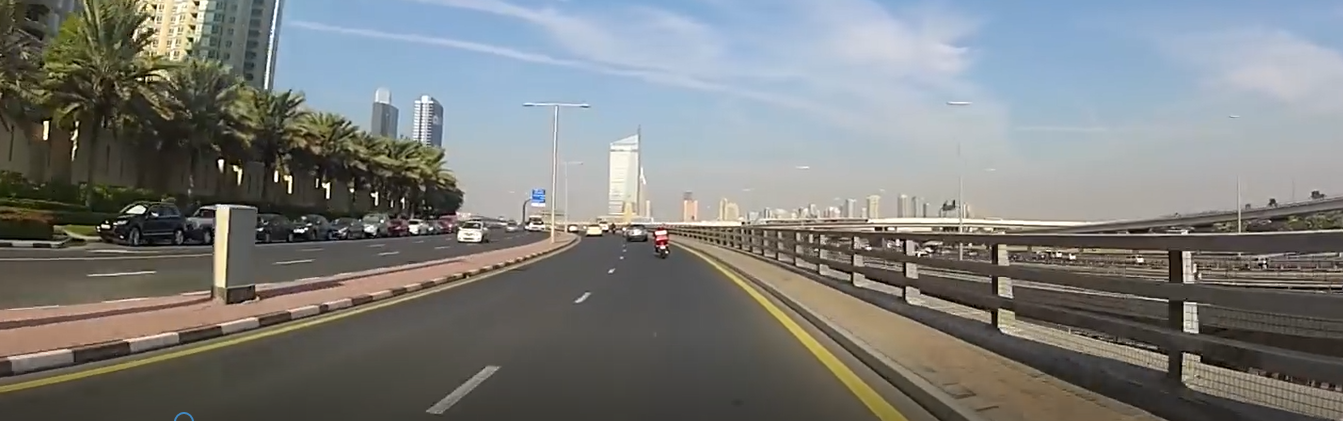
#> input picture img_Finding_lane/lane.png, 1343 x 421 px, found by its file name
$ jupyter execute Video_Finding_lane.ipynb   (text cells are left out)
#> lines starting #> are read from the running program, lines starting #| are printed output that depends on the picture; after the words box and inside, x2 and y2 are one past the last pixel; in counts of white or black regions, pixels touching at a corner belong together; pictures that were not available may be replaced by others from this repository, and a replacement may not be noted
[cell 1]
import cv2
import pandas as pd
import numpy as np
import os
import matplotlib.pyplot as plt

[cell 2]
lane_img = cv2.imread('lane.png',-1)
#> lane_img is the input picture: shape (421, 1343, 3); mean B, G, R 122.8, 124.9, 123.2
lane_img = cv2.resize(lane_img,(1500,800))
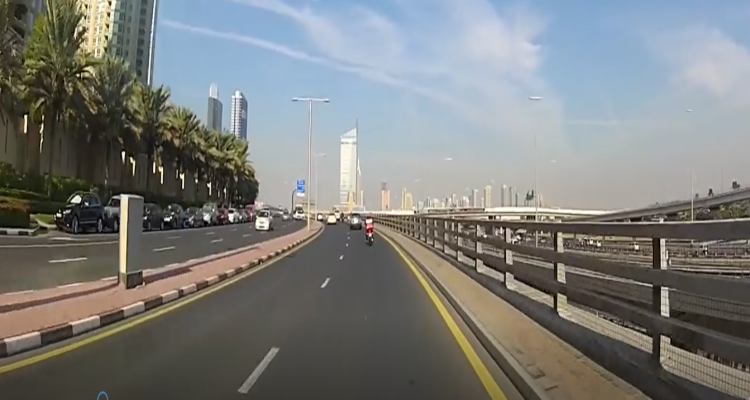
#> lane_img: shape (800, 1500, 3) (shown at 1/2 size); mean B, G, R 122.7, 124.8, 123.1
blur = cv2.GaussianBlur(lane_img,(5,5),0)
hsv = cv2.cvtColor(blur,cv2.COLOR_BGR2HSV)
#> hsv: shape (800, 1500, 3); mean H, S, V 49.3, 48.8, 135.5
low_yellow = np.array([15,90,140])
high_yellow = np.array([50,160,255])
mask = cv2.inRange(hsv,low_yellow,high_yellow)
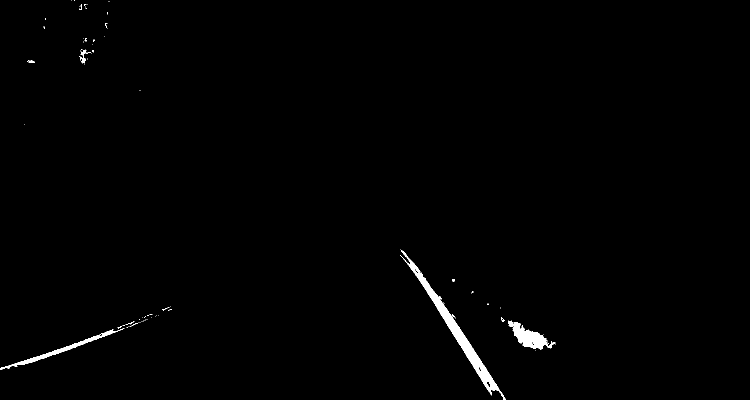
#> mask: shape (800, 1500) (shown at 1/2 size); 0.78% white; 73 white regions (63 under 20 px), largest, box (x1, y1, x2, y2) and area: (800, 499, 1012, 800) 5125, (1016, 641, 1111, 699) 2081, (0, 657, 249, 739) 1600
canny = cv2.Canny(mask,50,150)
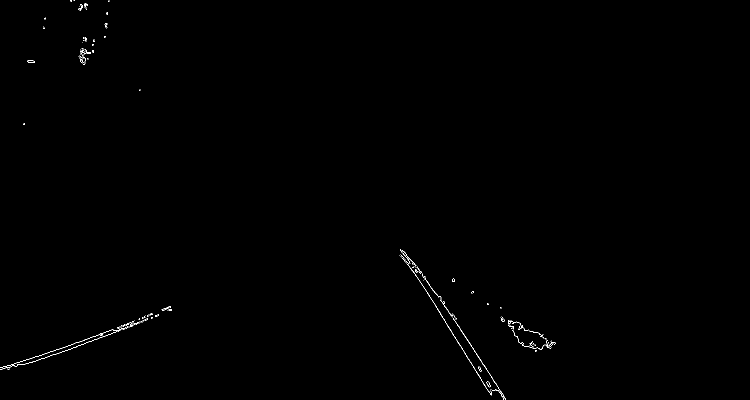
#> canny: shape (800, 1500) (shown at 1/2 size); 0.21% white in thin lines or dots, all inside (x1, y1, x2, y2) = (0, 0, 1111, 800)

roi_mask = np.zeros(canny.shape,dtype=np.uint8)
ROI = np.array([[(0,800),(1400,800),(1400,350),(0,350)]])
cv2.fillPoly(roi_mask,ROI,255)
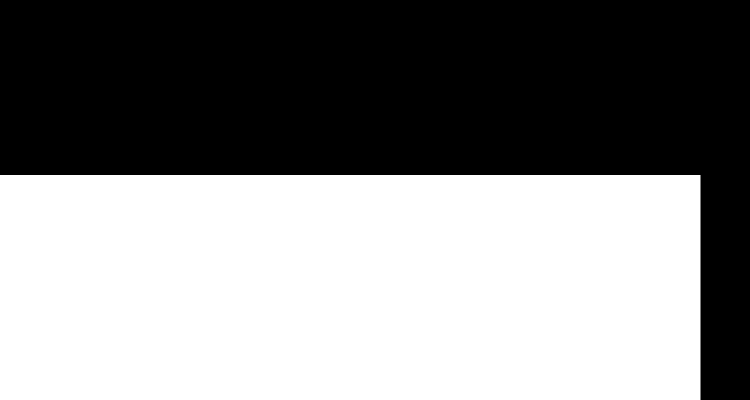
#> roi_mask: shape (800, 1500) (shown at 1/2 size); 52.5% white; 1 black region, box (x1, y1, x2, y2) and area: (0, 0, 1500, 800) 569550
plt.imshow(roi_mask)

[cell 3]
cap = cv2.VideoCapture('road_car_view.mp4')
while(True):
    ret,frame = cap.read()
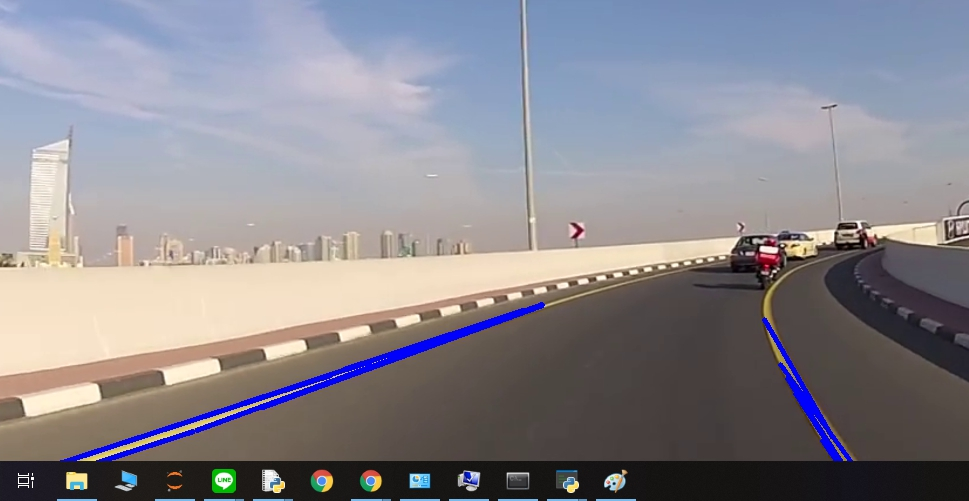
#> input picture Video_Finding_lane/1566724205558.jpg, 969 x 501 px, given in place of road_car_view.mp4, which was not available
#> frame is the input picture: shape (501, 969, 3); mean B, G, R 142, 135.8, 138.4

    if ret:
        frame = cv2.resize(frame,(1500,800))
#> frame: shape (800, 1500, 3)
        blur = cv2.GaussianBlur(frame,(5,5),0)
        hsv = cv2.cvtColor(blur,cv2.COLOR_BGR2HSV)
#> hsv: shape (800, 1500, 3); mean H, S, V 63.9, 47.8, 155

        low_yellow = np.array([18,90,140])
        high_yellow = np.array([48,160,255])
        mask = cv2.inRange(hsv,low_yellow,high_yellow)
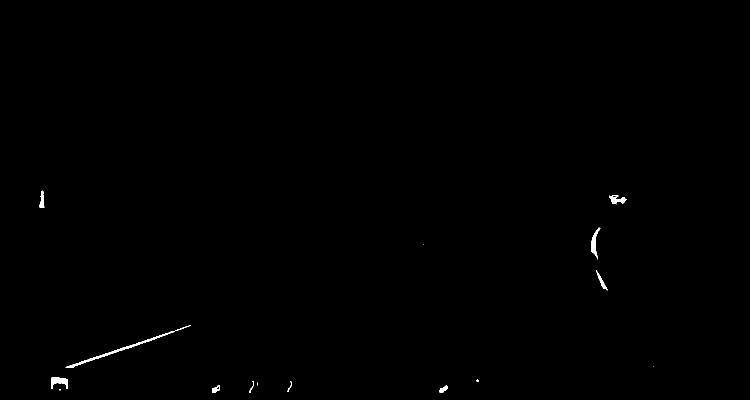
#> mask: shape (800, 1500) (shown at 1/2 size); 0.25% white; 15 white regions (4 under 20 px), largest, box (x1, y1, x2, y2) and area: (131, 650, 382, 736) 988, (103, 754, 135, 778) 440, (1182, 454, 1201, 519) 410
        canny = cv2.Canny(mask,50,150)
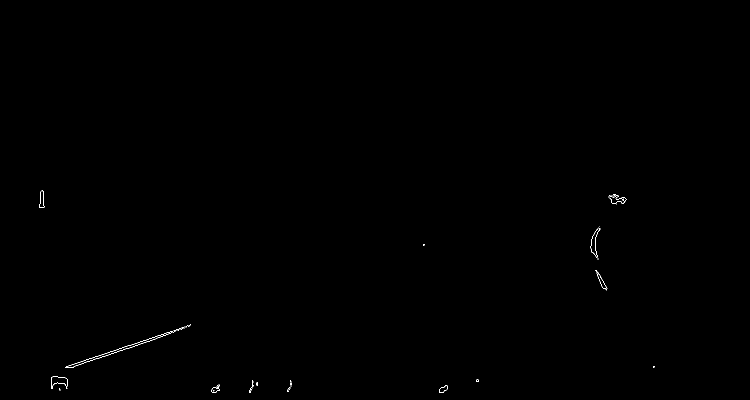
#> canny: shape (800, 1500) (shown at 1/2 size); 0.11% white in thin lines or dots, all inside (x1, y1, x2, y2) = (78, 381, 1309, 786)

        roi_mask = np.zeros(canny.shape,dtype=np.uint8)
        ROI = np.array([[(0,800),(1400,800),(1400,350),(0,350)]])
        cv2.fillPoly(roi_mask,ROI,255)

        ROI_canny = cv2.bitwise_and(canny,roi_mask)
        try:
            lines = cv2.HoughLinesP(ROI_canny,1,np.pi/180,50,maxLineGap=50,minLineLength=20)
#> lines = [[140, 735, 349, 663], [131, 734, 333, 665], [226, 702, 381, 649]]
            for line in lines:
                x1,y1,x2,y2 = line[0]
                cv2.line(frame,(x1,y1),(x2,y2),(255,0,0),3)
#> this loop made 3 passes
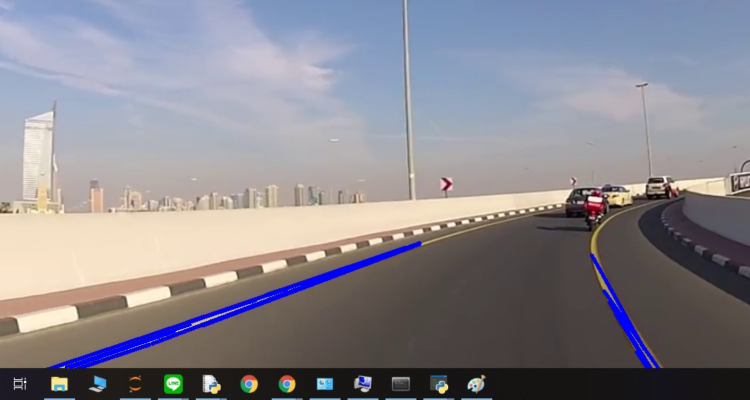
#> frame: shape (800, 1500, 3) (shown at 1/2 size); mean B, G, R 142.2, 135.4, 138
        except:
            pass
        cv2.imshow('frame',frame)
    if cv2.waitKey(1) == ord('q'):
#> (key q is pressed here)
        break

cap.release()
cv2.destroyAllWindows()
